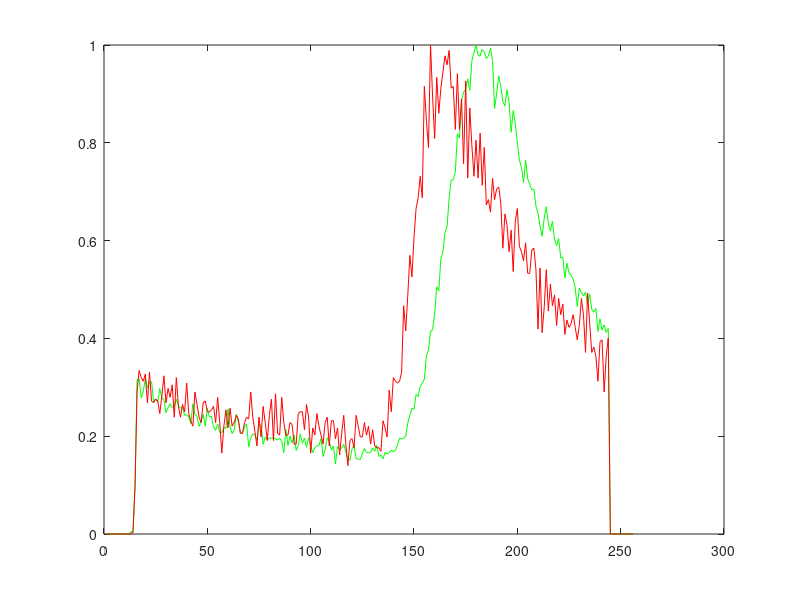

The MATLAB script that drew this image:
clear
close all
clc


load timebinsYG
load timebinsRED

timebinsYG=timebinsYG/max(timebinsYG);
timebinsRED=timebinsRED/max(timebinsRED);

plot(timebinsYG,'g');
hold on
plot(timebinsRED,'r')




[val I]=max(timebinsYG)
[val I]=max(timebinsRED)